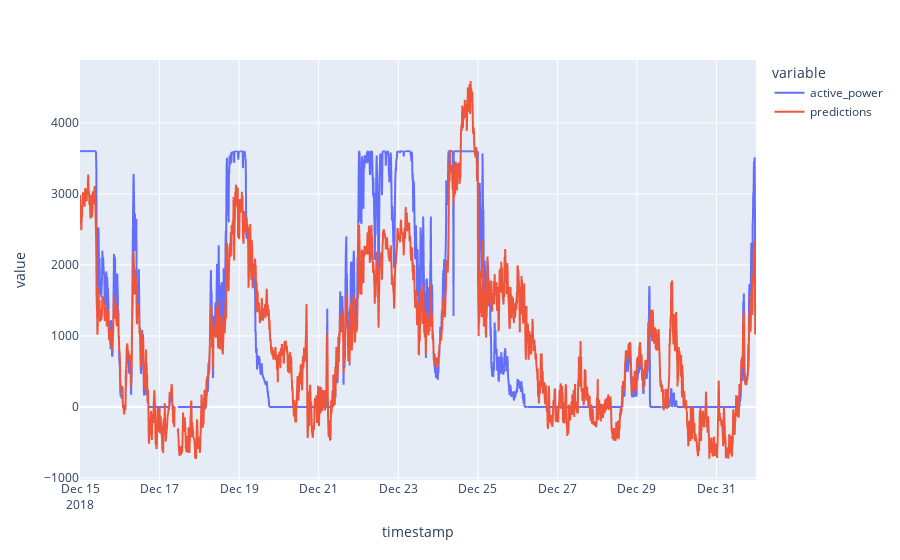

Notebook cell for this chart:
### Code cell
plot_start = pd.Timestamp("2018-12-15")
fig = px.line(
    data[plot_start:],
    y=["active_power", "predictions"]
)
fig

### Figure 1 — Plotly figure (JSON) as saved in the notebook; plotly's stock layout.template omitted (floating-point values rounded to 4 significant figures; data arrays with more than 128 entries replaced by an {"elided": "..."} marker saying what was removed)
{"data": [{"hovertemplate": "variable=active_power<br>timestamp=%{x}<br>value=%{y}<extra></extra>", "legendgroup": "active_power", "line": {"color": "#636efa", "dash": "solid"}, "marker": {"symbol": "circle"}, "mode": "lines", "name": "active_power", "showlegend": true, "type": "scattergl", "x": {"elided": "2448 str values"}, "xaxis": "x", "y": {"elided": "2448 float values"}, "yaxis": "y"}, {"hovertemplate": "variable=predictions<br>timestamp=%{x}<br>value=%{y}<extra></extra>", "legendgroup": "predictions", "line": {"color": "#EF553B", "dash": "solid"}, "marker": {"symbol": "circle"}, "mode": "lines", "name": "predictions", "showlegend": true, "type": "scattergl", "x": {"elided": "2448 str values"}, "xaxis": "x", "y": {"elided": "2448 float values"}, "yaxis": "y"}], "layout": {"legend": {"title": {"text": "variable"}, "tracegroupgap": 0}, "margin": {"t": 60}, "xaxis": {"anchor": "y", "domain": [0, 1], "title": {"text": "timestamp"}}, "yaxis": {"anchor": "x", "domain": [0, 1], "title": {"text": "value"}}}}
